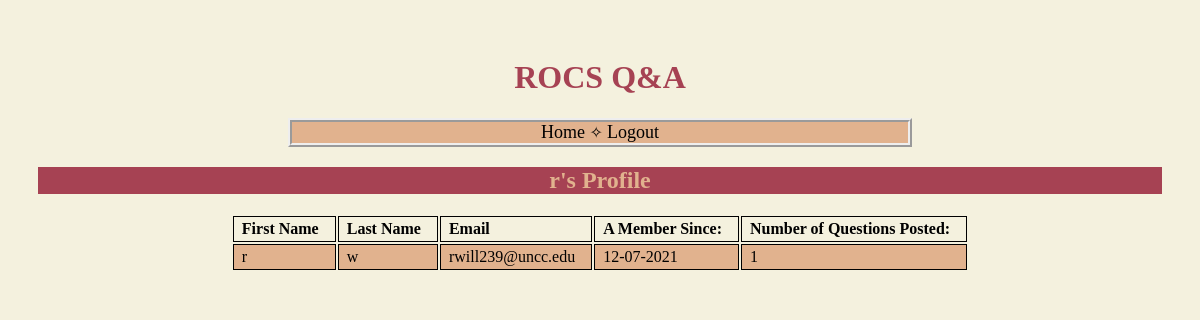
/home/profile (signed in), run on the app's committed database.
### models.py (models this page shows, shortened)
class User(db.Model):
    user_id = db.Column("user_id", db.Integer, primary_key=True)
    last_name = db.Column("last_name", db.String(50))
    first_name = db.Column("first_name", db.String(50))
    email = db.Column("email", db.String(50))
    password = db.Column(db.String(50), nullable=False)
    registered_on = db.Column("posted_date", db.String(50))
    replies = db.relationship("Reply", backref="user", lazy=True)
    num_of_posts = db.Column("num_of_posts", db.Integer, default=0)
    liked = db.relationship(
        'PostLike',
        foreign_keys='PostLike.user_id',
        backref='user', lazy='dynamic')

### flask_app.py (the view)
@app.route('/home/profile')
def get_profile():
    if session.get('user'):
        my_user = db.session.query(User).filter_by(user_id=session['user_id']).one()
        return render_template('profile.html', user=my_user)
    else:
        return redirect(url_for('login'))

### templates/profile.html (shortened to what this page needs)
<!DOCTYPE html>
<html lang="en">
    <head>
        <link rel="stylesheet" href="{{ url_for('static', filename='main.css') }}">
    </head>
    <body>
    <h1>ROCS Q&A</h1>
    <nav> <a href="{{ url_for('index') }}"> Home </a> &#10023; <a href="{{ url_for('logout') }}">Logout</a></nav>
    <h2 id="profileh2">{{ user.first_name }}'s Profile</h2>
    <table>
            <tr>
                <th>First Name</th>
                <th>Last Name</th>
                <th>Email</th>
                <th>A Member Since:</th>
                <th>Number of Questions Posted:</th>
            </tr>
            <tr>
                <td>{{ user.first_name }}</td>
                <td>{{ user.last_name }}</td>
                <td>{{ user.email }}</td>
                <td>{{ user.registered_on }}</td>
                <td>{{ user.num_of_posts }}</td>
            </tr>
        </table>
    </body>
</html>

### static/main.css (style rules this page uses)
body { padding: 30px 30px; background: #f4f1de; }
h1 { text-align: center; color: #a64253; }
h2 { color: #e1b28e; background: #a64253; }
a { text-decoration: none; color: #000000; font-size: large; }
nav { text-align: center; background: #e1b28e; margin-left: 250px; margin-right: 250px; border: ridge; border-width: 4px; }
#profileh2 { text-align: center; }
th, td { border: 1px solid black; padding: 0.2em 1em 0.2em 0.5em; text-align: left; vertical-align: middle; }
tbody tr:nth-child(even) td { background-color: #e1b28e; }
table { margin: auto; }

### data on the page
User: first_name "r", last_name "w", email "rwill239@uncc.edu", registered_on "12-07-2021", num_of_posts "1"
